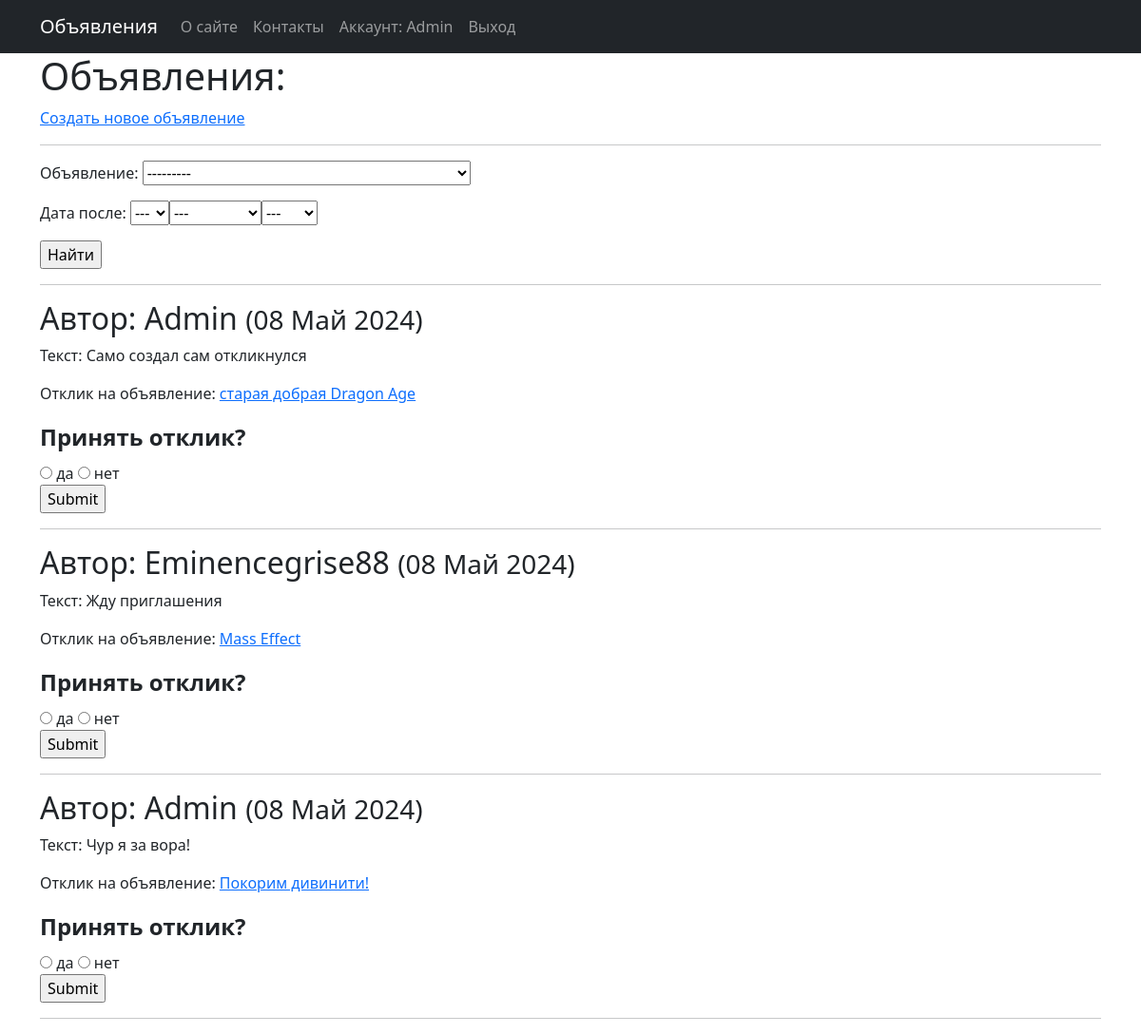
The app's page /my_list/ (signed in) with its own data.
### announcement/models.py (models this page shows, shortened)
class Comment(models.Model):
    text = models.CharField(max_length=255, unique=False, verbose_name='Текст')
    author = models.ForeignKey(User, on_delete=models.CASCADE, default=1)
    anons = models.ForeignKey(Announcement, on_delete=models.CASCADE, default=1, verbose_name='Объявление')
    time_created = models.DateTimeField(auto_now_add=True, verbose_name='Дата публикации')
    accepted = models.BooleanField(verbose_name='Одобрение заявки', default=None, null=True)

class Announcement(models.Model):
    POSITIONS = [('Танки', 'Танки'),
                 ('Целители', 'Целители'),
                 ('ДД', 'ДД'),
                 ('Торговцы', 'Торговцы'),
                 ('Гильдмастеры', 'Гильдмастеры'),
                 ('Квестгиверы', 'Квестгиверы'),
                 ('Кузнецы', 'Кузнецы'),
                 ('Кожевники', 'Кожевники'),
                 ('Зельевары', 'Зельевары'),
                 ('Мастера заклинаний', 'Мастера заклинаний')]
    category = models.CharField(max_length=20, choices=POSITIONS, verbose_name='Категория')
    time_created = models.DateTimeField(auto_now_add=True, verbose_name='Дата публикации')
    title = models.CharField(max_length=255, unique=True, verbose_name='Название')
    author = models.ForeignKey(User, on_delete=models.CASCADE, default=1)
    announcement = RichTextUploadingField(null=True, default=None)
    def __str__(self):
        return f'{self.title} (Автор: {self.author.username})'

### announcement/views.py (the view, shortened to what this page needs)
# urls.py: path('my_list/', comments_to_me, name='my_list'),
@login_required
def comments_to_me(request):
    queryset = Comment.objects.\
            filter(anons__in=Announcement.objects.filter(author_id=request.user))
    filterset = CommentFilter(request.GET, queryset)
    context = {'all_comments': filterset.qs.order_by('-time_created'),
               'filterset': filterset}
    return render(request, 'my_list.html', context=context)

### templates/my_list.html (shortened to what this page needs)
{% extends 'default.html' %}
{% block posts_content %}
  <h1>Объявления:</h1>
  <p><a href="{% url 'anons_create' %}">Создать новое объявление</a></p>
  <hr>
    <form action="" method="get">
      {{ filterset.form.as_p }}
      <input type="submit" value=Найти />
    </form>
  <hr>
  {% if all_comments %}
  {% for comment in all_comments %}
    {% if comment.accepted == None or comment.accepted %}
      <h2>
        Автор: {{ comment.author.username|capfirst }}
        <small>({{ comment.time_created|date:'d M Y' }})</small>
      </h2>
      <p>Текст: {{ comment.text }}</p>
      <p>Отклик на объявление: <a href="{% url 'anons_detail' comment.anons.pk %}">{{ comment.anons.title }}</a></p>
      {% if comment.accepted == None %}
      <form action="" method="post">
        <fieldset> <legend><b>Принять отклик?</b></legend>
        <label><input type="radio" name="comment" value='{{ comment.pk }} 1'> да</label>
        <label><input type="radio" name="comment" value='{{ comment.pk }} 0'> нет</label>
        </fieldset>
        <p><input type="submit"></p>
      </form>
      {% endif %}
      <hr>
    {% endif %}
  {% endfor %}
  {% else %}
    <h1>"Вы не написали ни одного объявления"</h1>
  {% endif %}
{% endblock posts_content %}

### templates/default.html (shortened to what this page needs)
<!DOCTYPE html>
<html lang="en">
  <head>
    {% load static %}
    <link href="{% static 'css/styles.css' %}" rel="stylesheet" />
  </head>
  <body>
    <nav class="navbar navbar-expand-lg navbar-dark bg-dark static-top">
      <div class="container">
        <a class="navbar-brand" href="/">Объявления</a>
        <div class="collapse navbar-collapse" id="navbarResponsive">
          <ul class="navbar-nav ml-auto">
            <li class="nav-item">
             <a class="nav-link" href="#">О сайте</a>
            </li>
            <li class="nav-item">
             <a class="nav-link" href="#">Контакты</a>
            </li>
            {% if request.user.is_authenticated %}
              <li class="nav-item">
                <a class="nav-link"
                   href="{% url 'user_profile' request.user.id %}">
                  Аккаунт: {{ request.user.username | capfirst }}
                </a>
              </li>
              <li class="nav-item">
                <a class="nav-link" href="/accounts/logout/">Выход</a>
              </li>
            {% else %}
              <li class="nav-item">
                <a class="nav-link" href="/accounts/login/">Войти</a>
              </li>
            {% endif %}
          </ul>
        </div>
      </div>
    </nav>
      <div class="container">
        <div class="row">
          <div class="col-lg-12">
            {% block posts_content %}
            {% endblock posts_content %}
          </div>
        </div>
      </div>
  </body>
</html>

### records on screen
Comment: author.username "Admin", time_created "08 Май 2024", text "Само создал сам откликнулся", anons "старая добрая Dragon Age"
Comment: author.username "Eminencegrise88", time_created "08 Май 2024", text "Жду приглашения", anons "Mass Effect"
Comment: author.username "Admin", time_created "08 Май 2024", text "Чур я за вора!", anons "Покорим дивинити!"

### other values on screen
{{ request.user.username | capfirst }} "Admin"
